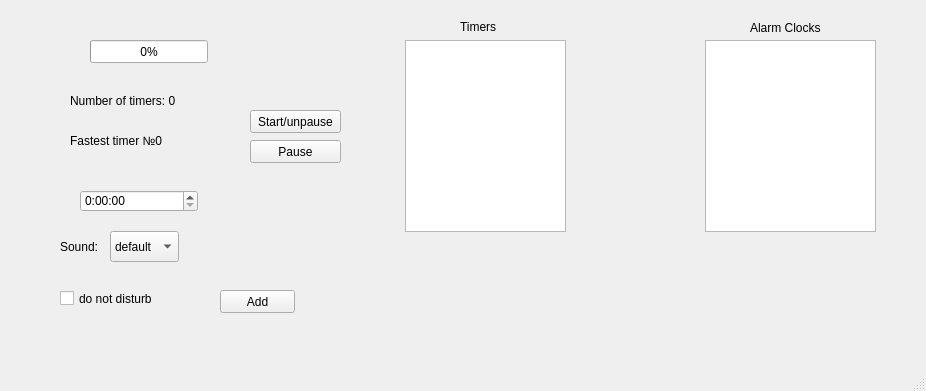
<?xml version="1.0" encoding="UTF-8"?>
<ui version="4.0">
 <class>MainWindow</class>
 <widget class="QMainWindow" name="MainWindow">
  <property name="geometry">
   <rect>
    <x>0</x>
    <y>0</y>
    <width>926</width>
    <height>391</height>
   </rect>
  </property>
  <property name="windowTitle">
   <string>MainWindow</string>
  </property>
  <widget class="QWidget" name="centralwidget">
   <widget class="QPushButton" name="pushButton">
    <property name="geometry">
     <rect>
      <x>220</x>
      <y>290</y>
      <width>75</width>
      <height>23</height>
     </rect>
    </property>
    <property name="text">
     <string>Add</string>
    </property>
   </widget>
   <widget class="QTimeEdit" name="time_current">
    <property name="geometry">
     <rect>
      <x>80</x>
      <y>190</y>
      <width>118</width>
      <height>22</height>
     </rect>
    </property>
    <property name="displayFormat">
     <string>H:mm:ss</string>
    </property>
    <property name="currentSectionIndex">
     <number>0</number>
    </property>
   </widget>
   <widget class="QListWidget" name="listWidget_timer">
    <property name="geometry">
     <rect>
      <x>405</x>
      <y>40</y>
      <width>161</width>
      <height>192</height>
     </rect>
    </property>
    <property name="currentRow">
     <number>-1</number>
    </property>
   </widget>
   <widget class="QListWidget" name="listWidget_clocks">
    <property name="geometry">
     <rect>
      <x>705</x>
      <y>40</y>
      <width>171</width>
      <height>192</height>
     </rect>
    </property>
   </widget>
   <widget class="QCheckBox" name="checkBox">
    <property name="geometry">
     <rect>
      <x>60</x>
      <y>290</y>
      <width>121</width>
      <height>17</height>
     </rect>
    </property>
    <property name="text">
     <string>do not disturb</string>
    </property>
   </widget>
   <widget class="QProgressBar" name="progressBar">
    <property name="geometry">
     <rect>
      <x>90</x>
      <y>40</y>
      <width>118</width>
      <height>23</height>
     </rect>
    </property>
    <property name="value">
     <number>0</number>
    </property>
   </widget>
   <widget class="QLabel" name="label">
    <property name="geometry">
     <rect>
      <x>70</x>
      <y>90</y>
      <width>121</width>
      <height>21</height>
     </rect>
    </property>
    <property name="text">
     <string>Number of timers: 0</string>
    </property>
   </widget>
   <widget class="QLabel" name="label_2">
    <property name="geometry">
     <rect>
      <x>70</x>
      <y>130</y>
      <width>131</width>
      <height>21</height>
     </rect>
    </property>
    <property name="text">
     <string>Fastest timer №0</string>
    </property>
   </widget>
   <widget class="QComboBox" name="comboBox">
    <property name="geometry">
     <rect>
      <x>110</x>
      <y>231</y>
      <width>69</width>
      <height>31</height>
     </rect>
    </property>
    <item>
     <property name="text">
      <string>default</string>
     </property>
    </item>
    <item>
     <property name="text">
      <string>secret</string>
     </property>
    </item>
   </widget>
   <widget class="QLabel" name="label_3">
    <property name="geometry">
     <rect>
      <x>60</x>
      <y>240</y>
      <width>47</width>
      <height>13</height>
     </rect>
    </property>
    <property name="text">
     <string>Sound:</string>
    </property>
   </widget>
   <widget class="QLabel" name="label_4">
    <property name="geometry">
     <rect>
      <x>460</x>
      <y>20</y>
      <width>47</width>
      <height>13</height>
     </rect>
    </property>
    <property name="text">
     <string>Timers</string>
    </property>
    <property name="textFormat">
     <enum>Qt::AutoText</enum>
    </property>
   </widget>
   <widget class="QLabel" name="label_5">
    <property name="geometry">
     <rect>
      <x>750</x>
      <y>20</y>
      <width>71</width>
      <height>16</height>
     </rect>
    </property>
    <property name="text">
     <string>Alarm Clocks</string>
    </property>
   </widget>
   <widget class="QPushButton" name="pushButton_2">
    <property name="geometry">
     <rect>
      <x>250</x>
      <y>110</y>
      <width>91</width>
      <height>23</height>
     </rect>
    </property>
    <property name="text">
     <string>Start/unpause</string>
    </property>
   </widget>
   <widget class="QPushButton" name="pushButton_3">
    <property name="geometry">
     <rect>
      <x>250</x>
      <y>140</y>
      <width>91</width>
      <height>23</height>
     </rect>
    </property>
    <property name="text">
     <string>Pause</string>
    </property>
   </widget>
  </widget>
  <widget class="QMenuBar" name="menubar">
   <property name="geometry">
    <rect>
     <x>0</x>
     <y>0</y>
     <width>926</width>
     <height>26</height>
    </rect>
   </property>
  </widget>
  <widget class="QStatusBar" name="statusbar"/>
 </widget>
 <resources/>
 <connections/>
</ui>
